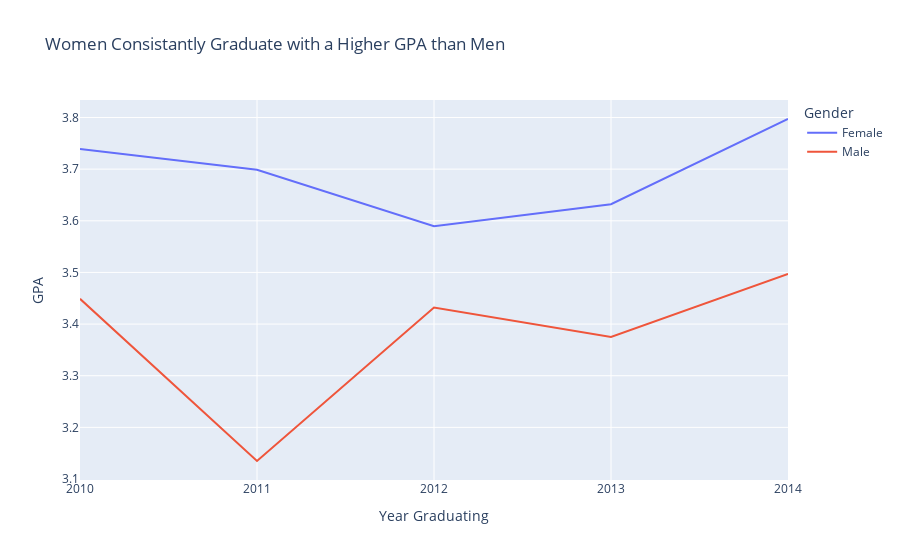

The cell this chart's notebook holds for it:
### Markdown cell above
I was curious if, along with the major, the gender of the student influenced GPA. I assumed it would not, but to my surprise, it did. Furthermore, when plotted across all years, women consistently had at least a .2 higher GPA than their male counterparts. Considering that a student's major affects their GPA, I also made a dot plot to add in that variable as well. In Chemistry majors like Microbiology, Industrial Chemistry, Chemical Engineering, and Petroleum Engineering women tended to do about the same as their male counterparts, but for the other majors, there was a significant gap.

### Code cell
grouped_data = df.groupby(['Gender', 'YoG'])['CGPA'].mean().reset_index()
grouped_data["YoG"] = grouped_data["YoG"].astype(str)
px.line(grouped_data, x = 'YoG', y = 'CGPA', title = f'Women Consistantly Graduate with a Higher GPA than Men', color = 'Gender', 
        labels={'CGPA':'GPA', 'YoG':'Year Graduating'}).show()

### Figure 1 — Plotly figure (JSON) as saved in the notebook; plotly's stock layout.template omitted (floating-point values rounded to 4 significant figures)
{"data": [{"hovertemplate": "Gender=Female<br>Year Graduating=%{x}<br>GPA=%{y}<extra></extra>", "legendgroup": "Female", "line": {"color": "#636efa", "dash": "solid"}, "marker": {"symbol": "circle"}, "mode": "lines", "name": "Female", "orientation": "v", "showlegend": true, "type": "scatter", "x": ["2010", "2011", "2012", "2013", "2014"], "xaxis": "x", "y": [3.739, 3.699, 3.59, 3.632, 3.797], "yaxis": "y"}, {"hovertemplate": "Gender=Male<br>Year Graduating=%{x}<br>GPA=%{y}<extra></extra>", "legendgroup": "Male", "line": {"color": "#EF553B", "dash": "solid"}, "marker": {"symbol": "circle"}, "mode": "lines", "name": "Male", "orientation": "v", "showlegend": true, "type": "scatter", "x": ["2010", "2011", "2012", "2013", "2014"], "xaxis": "x", "y": [3.449, 3.135, 3.432, 3.375, 3.497], "yaxis": "y"}], "layout": {"legend": {"title": {"text": "Gender"}, "tracegroupgap": 0}, "title": {"text": "Women Consistantly Graduate with a Higher GPA than Men"}, "xaxis": {"anchor": "y", "domain": [0, 1], "title": {"text": "Year Graduating"}}, "yaxis": {"anchor": "x", "domain": [0, 1], "title": {"text": "GPA"}}}}
